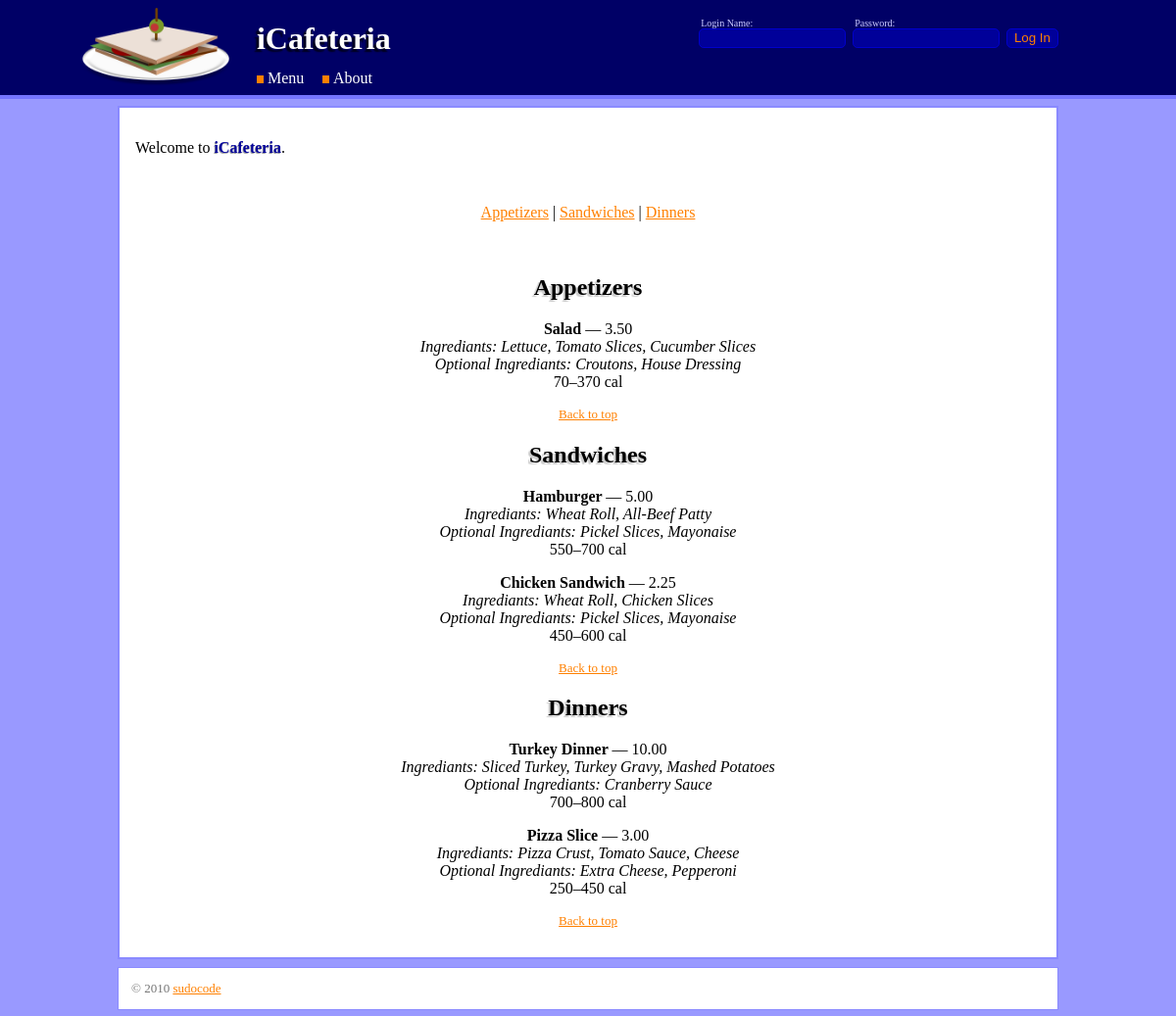
The page / on the database its author committed.
### tables this page shows
CREATE TABLE IF NOT EXISTS items (
    item_id INT AUTO_INCREMENT,
    item_name VARCHAR(20) NOT NULL,
    cost FLOAT NOT NULL,
    sold_out BOOLEAN NOT NULL DEFAULT FALSE,
    prep_time INT NOT NULL,
    item_type_id INT NOT NULL,
    PRIMARY KEY (item_id),
    FOREIGN KEY (item_type_id) REFERENCES item_types(item_type_id)
);

CREATE TABLE IF NOT EXISTS item_types (
    item_type_id INT AUTO_INCREMENT,
    item_type_name VARCHAR(20) NOT NULL,
    PRIMARY KEY (item_type_id)
);

CREATE TABLE IF NOT EXISTS ingreds (
    ingred_id INT AUTO_INCREMENT,
    description VARCHAR(20) NOT NULL,
    calories INT NOT NULL,
    PRIMARY KEY (ingred_id)
);

### htdocs/index.php (the view, shortened to what this page needs)
<?php include('../include/header.php'); ?>
<div id="welcome">
    <p>Welcome to <span class="special">iCafeteria</span>.</p>
</div>
<ul class="menu">
<?php
$type_results = mysql_query(<<<SQL
SELECT item_type_id,
       item_type_name,
       item_count
  FROM       ( SELECT item_type_id,
                      COUNT(*) AS item_count
                 FROM       items
                       JOIN item_types
                      USING (item_type_id)
                GROUP
                   BY item_type_id
             ) AS item_type_counts
        JOIN item_types
       USING (item_type_id)
SQL
    , $db)
    or die('Select failed: ' . mysql_error());
$results = mysql_query(<<<SQL
SELECT items.*,
       item_type_name,
       req_ingreds.calories AS min_calories,
       all_ingreds.calories AS max_calories
  FROM       items
        JOIN item_types
       USING (item_type_id)
        LEFT
        JOIN (   SELECT items.item_id AS item_id, SUM(ingreds.calories) AS calories
                   FROM       items
                         JOIN items_ingreds
                        USING (item_id)
                         JOIN ingreds
                        USING (ingred_id)
                  WHERE NOT items_ingreds.optional
               GROUP BY items.item_id
             ) AS req_ingreds
       USING (item_id)
        LEFT
        JOIN (   SELECT items.item_id AS item_id, SUM(ingreds.calories) AS calories
                   FROM       items
                         JOIN items_ingreds
                        USING (item_id)
                         JOIN ingreds
                        USING (ingred_id)
               GROUP BY items.item_id
             ) AS all_ingreds
       USING (item_id)
 ORDER
    BY item_type_id
SQL
    , $db)
    or die('Select failed: ' . mysql_error());
echo '<p>';
$first_type = TRUE;
while (($type_row = mysql_fetch_assoc($type_results)) !== FALSE) {
    if (!$first_type) {
        echo ' | ';
    }
    echo "<a href=\"#$type_row[item_type_id]\">$type_row[item_type_name]</a>";
    $first_type = FALSE;
}
echo '</p><p>&nbsp;</p>';
$prev_item_type_id = -1;
while (($row = mysql_fetch_assoc($results)) !== FALSE) {
    $cost = money_format('$%n', $row['cost']);
    if ($row['item_type_id'] != $prev_item_type_id) {
        if ($prev_item_type_id != -1) {
            echo '<p style="font-size: small;"><a href="#toolbar">Back to top</a></p>';
        }
        echo "<li><h2 id=\"$row[item_type_id]\">$row[item_type_name]</h2></li>";
        $prev_item_type_id = $row['item_type_id'];
    }
    echo '<li>';
    echo "<div class=\"title\">$row[item_name] <span class=\"cost\">&mdash; $cost</span>";
    echo "</div>";
    echo '<div class="ingrediants">';
    $ingred_result = mysql_query("SELECT description FROM items_ingreds join ingreds using (ingred_id) WHERE items_ingreds.item_id = $row[item_id] AND items_ingreds.optional = FALSE", $db)
        or die ('Select failed'.mysql_error());
    $first = true;
    while (($ingred_row = mysql_fetch_assoc($ingred_result)) != FALSE) {
        echo ($first ? 'Ingrediants: ' : ', ') . $ingred_row['description'];
        $first = false;
    }
    echo '</div>';
    echo '<div class="ingrediants">';
    $ingred_opt_result = mysql_query("SELECT description FROM items_ingreds join ingreds using (ingred_id) WHERE items_ingreds.item_id = $row[item_id] AND items_ingreds.optional = TRUE", $db)
        or die ('Select failed'.mysql_error());
    $first = true;
    while (($ingred_opt_row = mysql_fetch_assoc($ingred_opt_result)) != FALSE) {
        echo ($first ? 'Optional Ingrediants: ' : ', ') . $ingred_opt_row['description'];
        $first = false;
    }
    echo '</div>';
    $calories = "$row[min_calories]&ndash;$row[max_calories]";
    echo "<div class=\"calories\">$calories cal</div>";
    echo '</li>';
}
?>
            <p style="font-size: small;"><a href="#toolbar">Back to top</a></p>
</ul>
<?php include('../include/footer.php'); ?>

### include/header.php (shortened to what this page needs)
<?php
$db = mysql_connect('localhost:3306', 'www') or die('Cannot connect to database: ' . mysql_error());
?>
<!DOCTYPE html>
<html>
    <head>
        <link type="text/css" rel="stylesheet" href="/assets/style/layout.css">
        <link type="text/css" rel="stylesheet" href="/assets/style/theme.css">
    </head>
    <body>
        <div id="toolbar">
<?php if(isset($_SESSION['user_id'])): ?>
            <form action="/" method="POST">
                <input type="hidden" name="action" value="logout">
                <ul id="login">
                    <li class="login-info">
<?php
$user_result = mysql_query("SELECT * FROM users WHERE user_id=$_SESSION[user_id]", $db)
    or die('Select failed: ' . mysql_error());
$user_row = mysql_fetch_assoc($user_result);
echo "Logged in as $user_row[f_name] $user_row[l_name]";
?>
                    </li>
                    <li>
                        <button type="submit">Log Out</button>
                    </li>
                </ul>
            </form>
<?php else: ?>
            <form action="/" method="POST">
                <ul id="login">
                    <li>
                        <label for="username">Login Name:</label>
                        <input type="text" id="username" name="username" />
                    </li>
                    <li>
                        <label for="password">Password:</label>
                        <input type="password" id="password" name="password" />
                    </li>
                    <li>
                        <button type="submit">Log In</button>
                    </li>
                </ul>
            </form>
<?php endif; ?>
            <a href="/"><img id="logo" src="/assets/img/logo.png" alt="" /></a>
            <h1><a href="/">iCafeteria</a></h1>
            <ul id="main-nav">
                <li><a href="/">Menu</a></li>
                <li><a href="/about">About</a></li>
            </ul>
        </div>
        <div id="content">

### include/footer.php
        </div>
        <div id="footer">
            <p>&copy; 2010 <a href="http://sudocode.pbworks.com">sudocode</a></p>
        </div>
    </body>
</html>

### htdocs/assets/style/layout.css (style rules this page uses)
body { margin: 0; }
#content, #footer { margin: 1ex 10%; min-width: 800px; padding: 1em; }
#content #welcome { margin-bottom: 3em; }
#footer p { margin: 0; }
#login { float: right; margin: 1em 0 0 0; padding: 0; }
#login button, #login input { display: inline-block; }
#login button, #login input[type ~= button], #login input[type ~= submit] { padding: 0.2ex 1ex; }
#login input[type ~= password], #login input[type ~= text] { padding: 0.2ex 0.5ex; width: 20ex; }
#login label { padding: 0 0 0 0.5ex; display: block; }
#login li { display: inline-block; margin: 0 0 0 1ex; }
#logo { float: left; height: 5em; margin-left: -3em; margin-right: 1em; }
#main-nav { margin: 0; padding: 0; }
#main-nav a::before { content: ""; display: inline-block; height: 0.5em; margin: 0 0.5ex 0 0; width: 1ex; }
#main-nav > li { display: inline; margin: 0 2ex 0 0; }
#toolbar { min-width: 800px; padding: 0.5em 10%; }
#toolbar > h1 { margin: 0.4em 0; }
#toolbar > *:last-child::after { clear: both; content: ""; display: block; height: 0; visibility: hidden; }
.menu { list-style: none; margin: 0; padding: 0; text-align: center; }
.menu li { margin: 0 0 1em 0; padding: 0; }

### htdocs/assets/style/theme.css (style rules this page uses)
a { color: #FF8000; text-decoration: underline; }
a img { border: none; }
h1 { text-shadow: rgba(0, 0, 0, 0.7) -0.2ex 0.2ex 0.1ex; }
h1, h2, h3 { font-family: Georgia, Times, "Times New Roman", serif; }
h2 { text-shadow: rgba(0, 0, 0, 0.2) -0.2ex 0.2ex 0.1ex; }
html { background: #9999FF; }
#content, #footer { background: white; border: 0.3ex solid #8A8AFF; }
#content { color: black; }
#footer { color: #737373; font-size: small; }
#login { font-size: x-small; }
#login > li > label { color: #CCCCFF; font-size: x-small; }
#main-nav a { color: white; }
#main-nav a::before { background: #FF8000; }
#toolbar { background: #000066; border-bottom: 0.6ex solid #7575FF; color: white; font-family: Georgia, Times, "Times New Roman", serif; }
#toolbar a { color: white; text-decoration: none; }
#toolbar button, #toolbar input { -moz-border-radius: 0.7ex; -webkit-border-radius: 0.7ex; background: #000099; border: 0.2ex solid #0000CC; color: white; }
#toolbar button, #toolbar input[type ~= button], #toolbar input[type ~= submit] { color: #FF8000; }
.menu .title { font-weight: bold; }
.menu .title .cost, .menu .title .add-to-cart { font-weight: normal; }
.menu .ingrediants { font-style: italic; }
.special { color: #000099; font-weight: bold; text-shadow: rgba(0, 0, 0, 0.4) -0.1ex 0.1ex 0.1ex; }

### rows shown on the page
items: item_type.item_type_name "Appetizers", item_name "Salad", cost "3.50", calories "70–370"
ingreds: shows "Ingrediants:", description "Lettuce"
ingreds: description "Tomato Slices"
ingreds: description "Cucumber Slices"
ingreds: shows "Optional Ingrediants:", description "Croutons"
ingreds: description "House Dressing"
items: shows "Back to top", item_type.item_type_name "Sandwiches", item_name "Hamburger", cost "5.00", calories "550–700"
ingreds: shows "Ingrediants:", description "Wheat Roll"
ingreds: description "All-Beef Patty"
ingreds: shows "Optional Ingrediants:", description "Pickel Slices"
ingreds: description "Mayonaise"
items: item_name "Chicken Sandwich", cost "2.25", calories "450–600"
ingreds: description "Chicken Slices"
items: shows "Back to top", item_type.item_type_name "Dinners", item_name "Turkey Dinner", cost "10.00", calories "700–800"
ingreds: shows "Ingrediants:", description "Sliced Turkey"
ingreds: description "Turkey Gravy"
ingreds: description "Mashed Potatoes"
ingreds: shows "Optional Ingrediants:", description "Cranberry Sauce"
items: item_name "Pizza Slice", cost "3.00", calories "250–450"
ingreds: shows "Ingrediants:", description "Pizza Crust"
ingreds: description "Tomato Sauce"
ingreds: description "Cheese"
ingreds: shows "Optional Ingrediants:", description "Extra Cheese"
ingreds: description "Pepperoni"

### other values the page prints
$type_row[item_type_name] "Appetizers"
$type_row[item_type_name] "Sandwiches"
$type_row[item_type_name] "Dinners"
